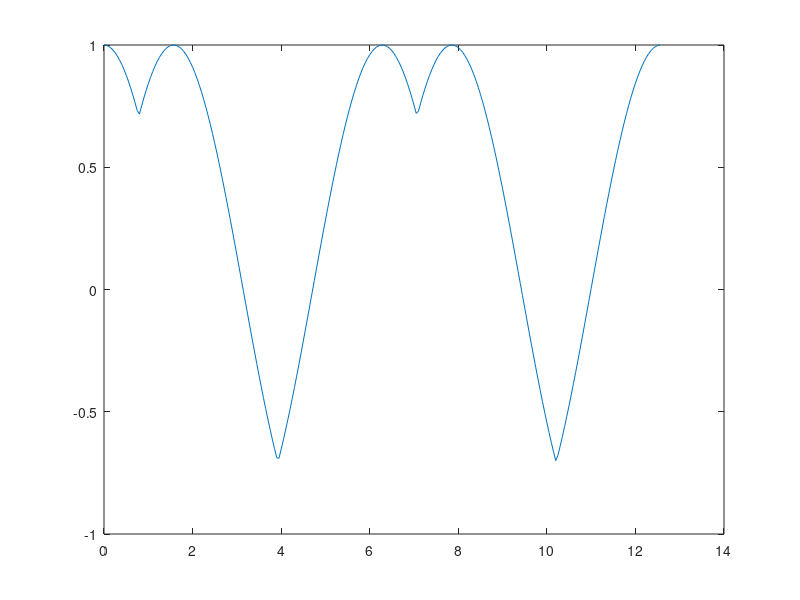

The MATLAB script that drew this image:
v = 0:0.05:4*pi;
for i = 1:length(v)
    cosv = cos(v(i));
    sinv = sin(v(i));
    if (cosv > sinv)
        w(i) = cosv;
    else
        w(i) = sinv;
    end
end
figure
plot(v, w)